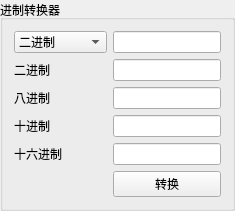
         <widget class="QGroupBox" name="groupBox_8">
          <property name="sizePolicy">
           <sizepolicy hsizetype="Expanding" vsizetype="Expanding">
            <horstretch>0</horstretch>
            <verstretch>0</verstretch>
           </sizepolicy>
          </property>
          <property name="maximumSize">
           <size>
            <width>360</width>
            <height>16777215</height>
           </size>
          </property>
          <property name="title">
           <string>进制转换器</string>
          </property>
          <layout class="QGridLayout" name="gridLayout_4">
           <item row="0" column="0">
            <widget class="QComboBox" name="comboBox_9">
             <property name="sizePolicy">
              <sizepolicy hsizetype="Expanding" vsizetype="Preferred">
               <horstretch>0</horstretch>
               <verstretch>0</verstretch>
              </sizepolicy>
             </property>
             <property name="minimumSize">
              <size>
               <width>93</width>
               <height>0</height>
              </size>
             </property>
             <property name="font">
              <font>
               <pointsize>9</pointsize>
              </font>
             </property>
             <item>
              <property name="text">
               <string>二进制</string>
              </property>
             </item>
             <item>
              <property name="text">
               <string>八进制</string>
              </property>
             </item>
             <item>
              <property name="text">
               <string>十进制</string>
              </property>
             </item>
             <item>
              <property name="text">
               <string>十六进制</string>
              </property>
             </item>
            </widget>
           </item>
           <item row="0" column="1">
            <widget class="QLineEdit" name="lineEdit">
             <property name="sizePolicy">
              <sizepolicy hsizetype="Expanding" vsizetype="Fixed">
               <horstretch>0</horstretch>
               <verstretch>0</verstretch>
              </sizepolicy>
             </property>
             <property name="minimumSize">
              <size>
               <width>100</width>
               <height>0</height>
              </size>
             </property>
            </widget>
           </item>
           <item row="1" column="0">
            <widget class="QLabel" name="label_23">
             <property name="text">
              <string>二进制</string>
             </property>
            </widget>
           </item>
           <item row="1" column="1">
            <widget class="QLineEdit" name="lineEdit_2"/>
           </item>
           <item row="2" column="0">
            <widget class="QLabel" name="label_33">
             <property name="text">
              <string>八进制</string>
             </property>
            </widget>
           </item>
           <item row="2" column="1">
            <widget class="QLineEdit" name="lineEdit_3"/>
           </item>
           <item row="3" column="0">
            <widget class="QLabel" name="label_34">
             <property name="text">
              <string>十进制</string>
             </property>
            </widget>
           </item>
           <item row="3" column="1">
            <widget class="QLineEdit" name="lineEdit_9"/>
           </item>
           <item row="4" column="0">
            <widget class="QLabel" name="label_35">
             <property name="text">
              <string>十六进制</string>
             </property>
            </widget>
           </item>
           <item row="4" column="1">
            <widget class="QLineEdit" name="lineEdit_10"/>
           </item>
           <item row="5" column="1">
            <widget class="QPushButton" name="tranBt">
             <property name="text">
              <string>转换</string>
             </property>
            </widget>
           </item>
          </layout>
         </widget>
